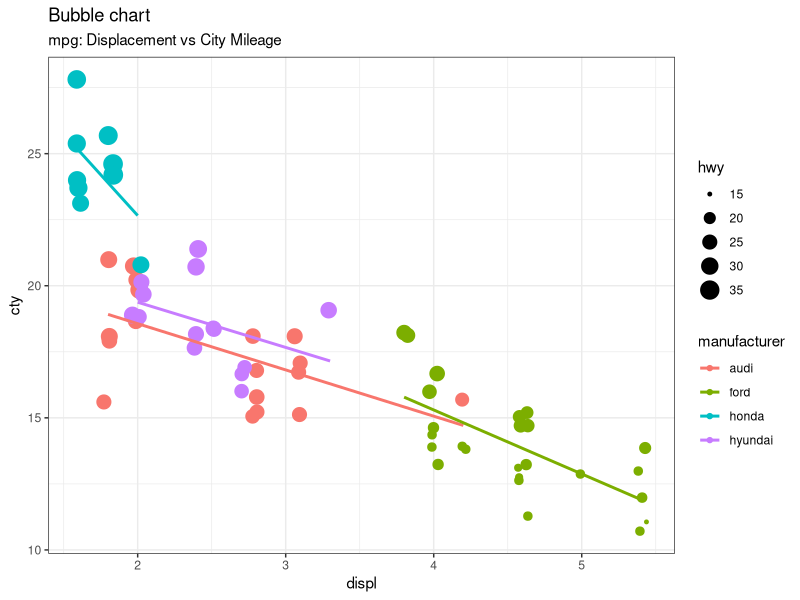

The R script that drew this image:
## ---- chunk 1
knitr::opts_chunk$set(echo = TRUE)
## ---- chunk 2
## from http://r-statistics.co/Top50-Ggplot2-Visualizations-MasterList-R-Code.html
## load package and data
library(ggplot2)
data(mpg, package="ggplot2")
mpg_select <- mpg[mpg$manufacturer %in% c("audi", "ford", "honda", "hyundai"), ]

# Scatterplot
theme_set(theme_bw())  # pre-set the bw theme.
g <- ggplot(mpg_select, aes(displ, cty)) + 
  labs(subtitle="mpg: Displacement vs City Mileage",
       title="Bubble chart")

g + geom_jitter(aes(col=manufacturer, size=hwy)) + 
  geom_smooth(aes(col=manufacturer), method="lm", se=F)
